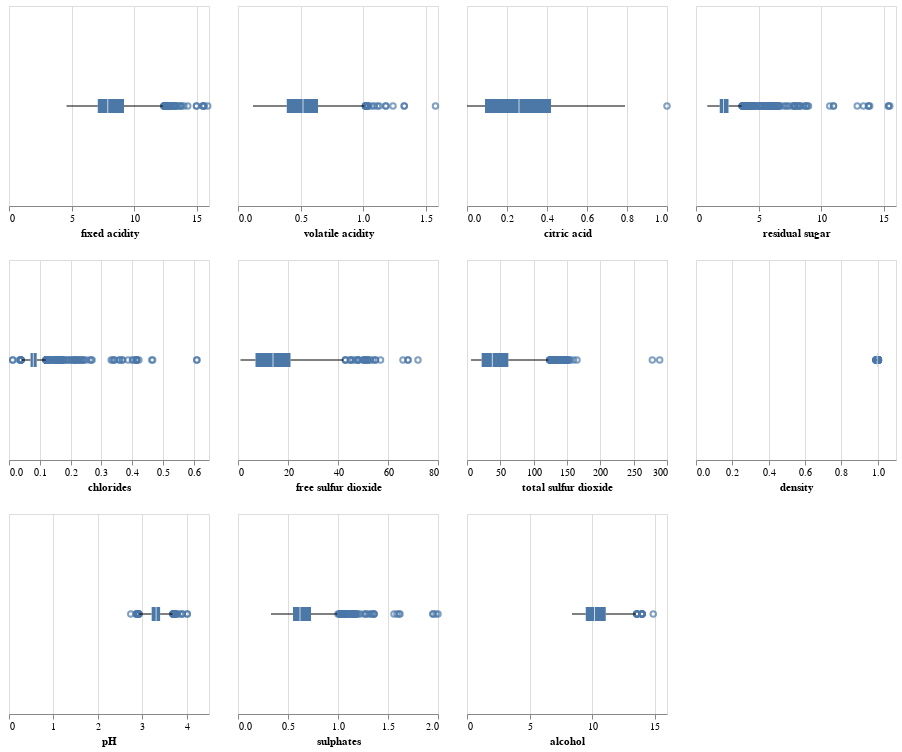

Notebook source saved alongside this figure:
### Code cell
# Box plots 
alt.data_transformers.enable('vegafusion')

alt.Chart(feature_df).mark_boxplot().encode(
     alt.X(alt.repeat()).type('quantitative')
).properties(
    width=200,
    height=200
).repeat(
    feature_names, 
    columns=4
)
